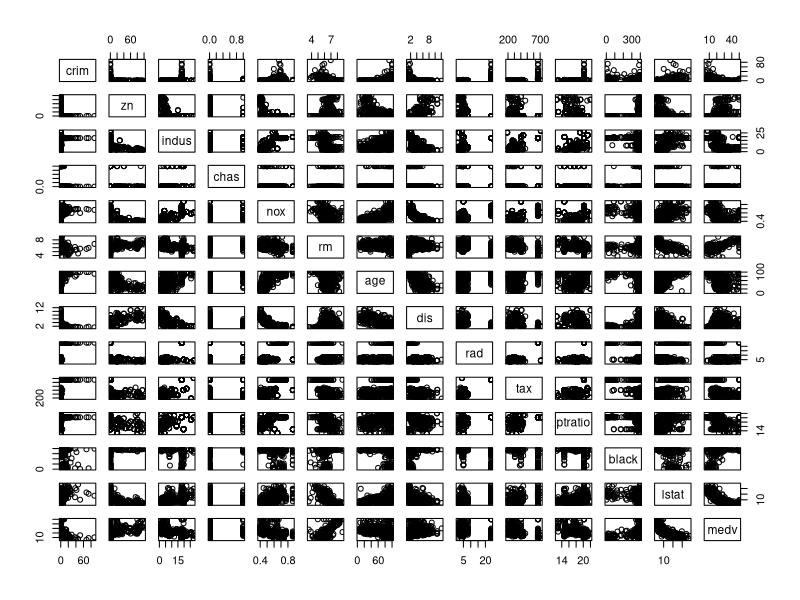
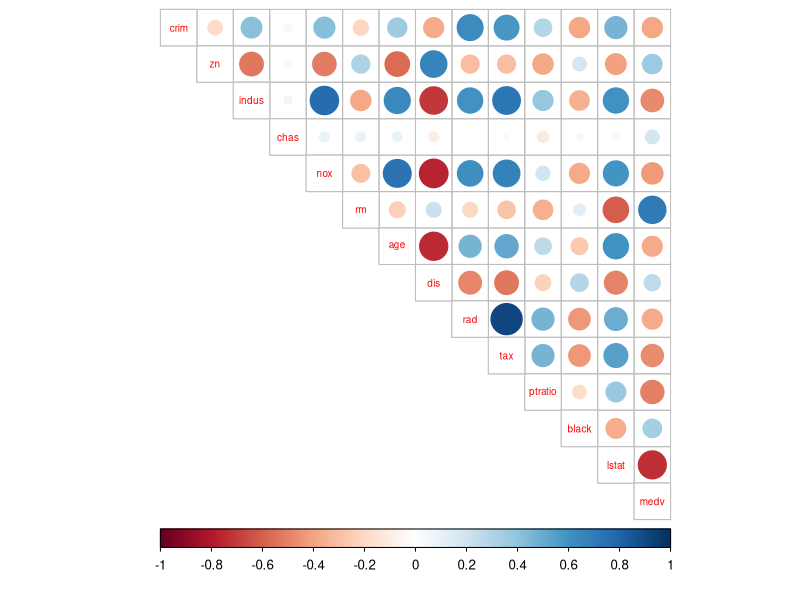
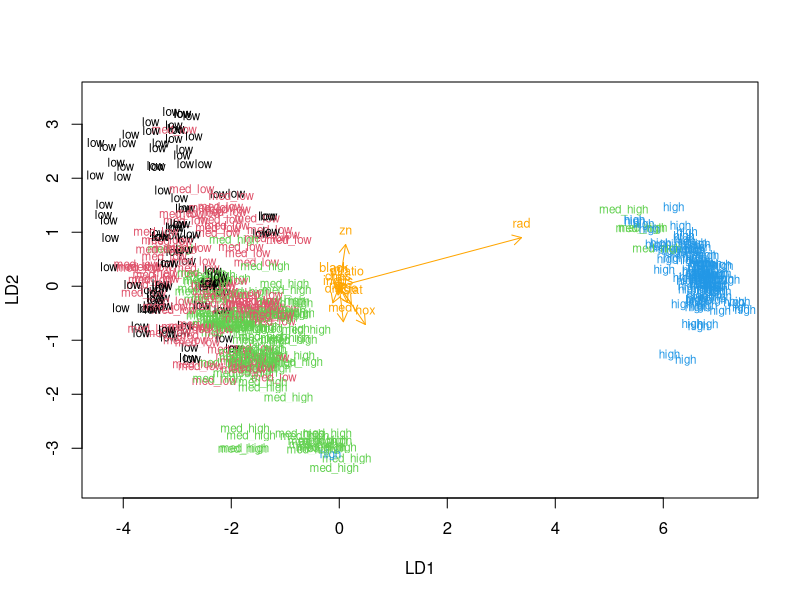
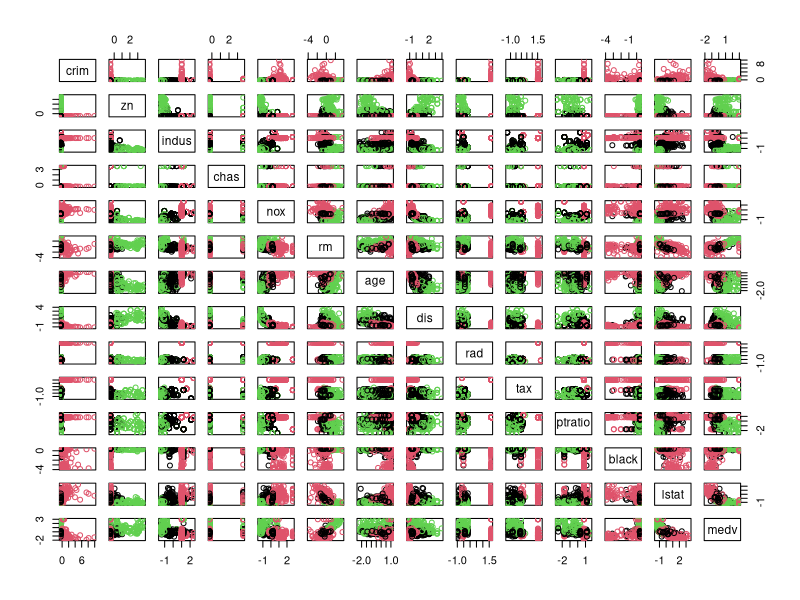
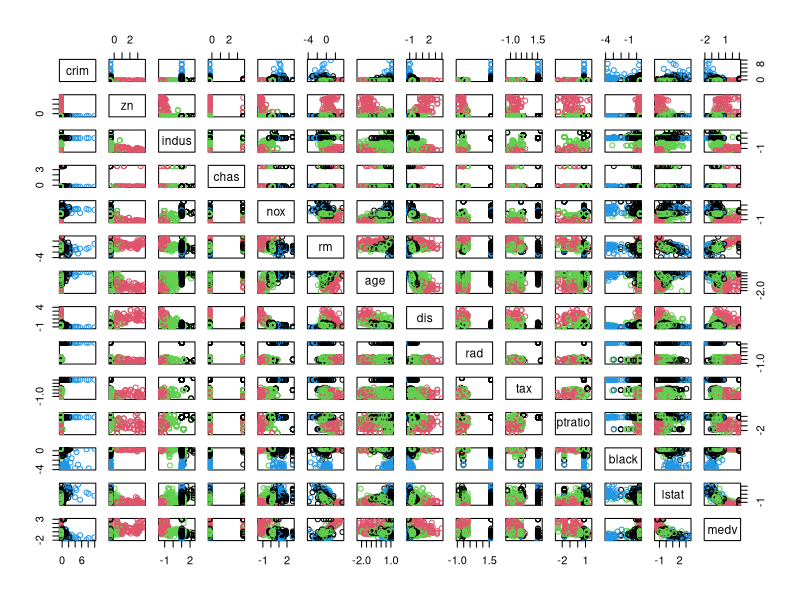
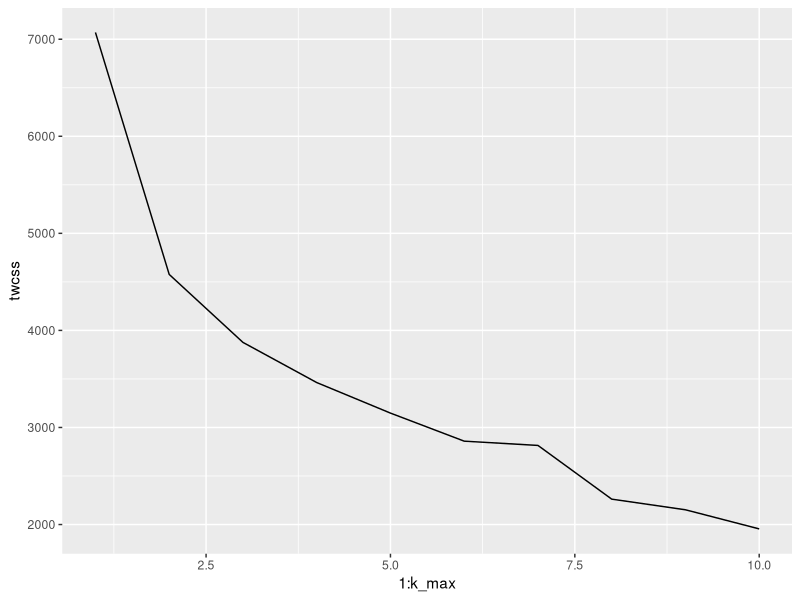
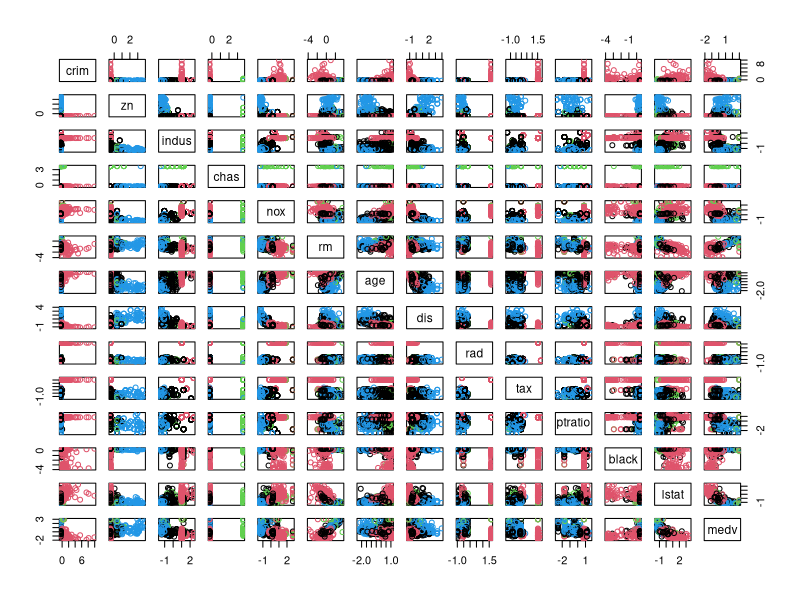

Recreate these plots in R, in order.
## ---- chunk 1
chooseCRANmirror(graphics=FALSE, ind=1)
library(MASS)
str(Boston)
dim(Boston)

## ---- chunk 2
library(dplyr)
install.packages("corrplot")
library(corrplot)
pairs(Boston)
cor_matrix<-cor(Boston) %>% round(digits = 2)
cor_matrix
corrplot(cor_matrix, method="circle", type="upper", cl.pos="b", tl.pos="d", tl.cex = 0.6)
## ---- chunk 3
boston_scaled <- scale(Boston)
boston_scaled<-as.data.frame(boston_scaled)
summary(boston_scaled)
#compared to the original dataset, the absolute value of the scaled version becomes smaller. Plus, they are scaled negatively and positively based on 0 value. Now they become easy to compare. 
bins <- quantile(boston_scaled$crim)
crime <- cut(boston_scaled$crim, breaks = bins, include.lowest = TRUE, labels = c("low", "med_low", "med_high", "high"))
boston_scaled <- dplyr::select(boston_scaled, -crim)
boston_scaled <- data.frame(boston_scaled, crime)
#Now the crime has changed to categorical variables. Next, we split the data: 
n <- nrow(boston_scaled)
ind <- sample(n,  size = n * 0.8)
train <- boston_scaled[ind,]
test <- boston_scaled[-ind,]
correct_classes <- test$crime
test <- dplyr::select(test, -crime)

## ---- chunk 4
lda.fit <- lda(crime ~ ., data = train)
lda.arrows <- function(x, myscale = 1, arrow_heads = 0.1, color = "orange", tex = 0.75, choices = c(1,2)){
  heads <- coef(x)
  arrows(x0 = 0, y0 = 0, 
         x1 = myscale * heads[,choices[1]], 
         y1 = myscale * heads[,choices[2]], col=color, length = arrow_heads)
  text(myscale * heads[,choices], labels = row.names(heads), 
       cex = tex, col=color, pos=3)
}
classes <- as.numeric(train$crime)
plot(lda.fit, dimen = 2, col = classes, pch = classes)
lda.arrows(lda.fit, myscale = 1)
## ---- chunk 5
lda.pred <- predict(lda.fit, newdata = test)
table(correct = correct_classes, predicted = lda.pred$class)
table(correct = correct_classes, predicted = lda.pred$class)%>%prop.table()%>%addmargins()
#we can see from the table that the model does not predict so well. The predictor predicts med_low crime best. Worst at predicting med_high crime.   
## ---- chunk 6
library(dplyr)
library(MASS)
library(ggplot2)
data('Boston')
boston_scaled <- scale(Boston)
boston_scaled<-as.data.frame(boston_scaled)
dist_eu <- dist(boston_scaled)
summary(dist_eu)
#Next we run k-means algorithm on the dataset and set the cluster number 3
km <-kmeans(boston_scaled, centers = 3)
pairs(boston_scaled, col = km$cluster)
#Now we try cluster number 4
km <-kmeans(boston_scaled, centers = 4)
pairs(boston_scaled, col = km$cluster)
#It is impossible to see from the pairs plot. We run the following codes to determine k
set.seed(123)
k_max <- 10
twcss <- sapply(1:k_max, function(k){kmeans(boston_scaled, k)$tot.withinss})
qplot(x = 1:k_max, y = twcss, geom = 'line')
km <-kmeans(boston_scaled, centers = 4)
pairs(boston_scaled, col = km$cluster)
#As the plot shows: the elbow is at k=8 indicating the optimal k for this dataset

